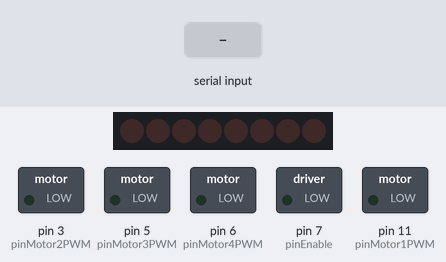
Recording of a sketch running on a simulated Arduino Nano, built with avr-gcc and run on an emulated ATmega328P. Shown: 8 shift-register outputs drawn as a row of LEDs (first output left, lit = HIGH), switched loads named in the sketch (green lamp = pin HIGH). Wiring (inferred from the names in the program): shift register (74HC595): data pin 8; shift clock pin 4; latch pin 12. Wiring (inferred from the signals the program sends): row of LEDs: on Q0, Q1, Q2, Q3, Q4, Q5, Q6, Q7. The inputs (shaded band) are chosen by the test bench. Pins used as bus, display or sensor lines are not drawn; what the sketch prints to the serial monitor is not drawn.

Above: at 3.3 s.
3.4 s: "A" received over Serial
At 3.8 s:
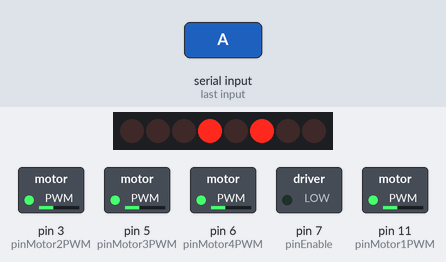
4.9 s: "D" received over the second serial link
At 6.1 s:
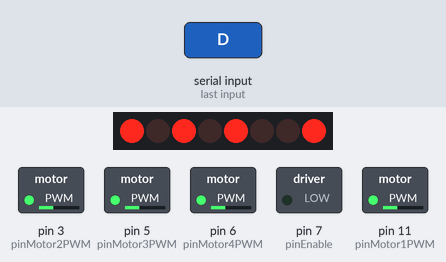
6.4 s: "E" received over Serial
At 7.7 s:
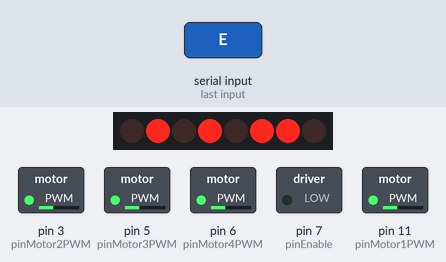
Timing chart, 0 to 9.4 s (numbered marks = the images above; inputs shaded):
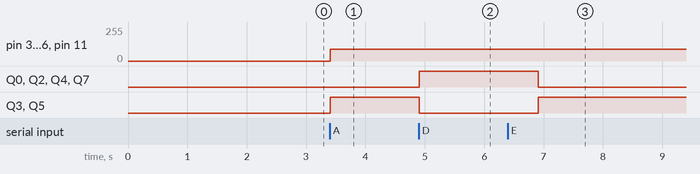

The sketch:

Mecanum_Wheels.ino
```cpp
/**
   AUTHOR: Erivelto Clénio da Costa e Silva (OTLEVIRE)
   IMPLEMENTED DATE: 30/05/2023
   OBJECTIVE: This is a basic program to an robotic car  using mecanum wheels.
   MICROCONTROLLER USED: Arduino Nano
   MODULES USED: SHIELD L293 for motor control
*/

////////////////////////////// LIBRARIES ////////////////////////////////
#include <SoftwareSerial.h>
/////////////////////////////////////////////////////////////////////////

//////////////////////////////// DEFINITIONS ////////////////////////////
#define RX 2
#define TX 13

#define pinSH_CP  4   //Pino Clock  DIR_CLK
#define pinST_CP  12  //Pino Latch  DIR_LATCH
#define pinDS     8   //Pino Data   DIR_SER
#define pinEnable 7   //Pino Enable DIR_EN

#define pinMotor1PWM 11
#define pinMotor2PWM 3
#define pinMotor3PWM 5
#define pinMotor4PWM 6

#define qtdeCI   1

#define M_Frente_D_B 2
#define M_Frente_D_A 3
#define M_Frente_E_B 1
#define M_Frente_E_A 4
#define M_Tras_E_A 5
#define M_Tras_E_B 7
#define M_Tras_D_A 0
#define M_Tras_D_B 6
/////////////////////////////////////////////////////////////////////////

////////////////////////////// OBEJECTS ////////////////////////////////
SoftwareSerial bluetooth(RX, TX); // RX, TX
////////////////////////////////////////////////////////////////////////

/////////////////////// FUNCTION PROTOTYPES ////////////////////////////
void tras();
void parar();
void frente();
void direita();
void esquerda();
void rotacaoEsquerda();
void rotacaoDireita();
void diagonalDireitaTras();
void diagonalDireitaFrente();
void diagonalEsquerdaTras();
void diagonalEsquerdaFrente();
void receberDados();
void delayPWM(unsigned long tempo);
void ci74HC595Write(byte pino, bool estado);
////////////////////////////////////////////////////////////////////////

////////////////////////////////////////////////////////////////////////
void setup() {
   pinMode(pinSH_CP, OUTPUT);
   pinMode(pinST_CP, OUTPUT);
   pinMode(pinEnable, OUTPUT);
   pinMode(pinDS, OUTPUT);

   pinMode(pinMotor1PWM, OUTPUT);
   pinMode(pinMotor2PWM, OUTPUT);
   pinMode(pinMotor3PWM, OUTPUT);
   pinMode(pinMotor4PWM, OUTPUT);

   digitalWrite(pinEnable, LOW);
  delay(100);
  Serial.begin(9600);
  delay(1000);
  bluetooth.begin(9600);
  delay(1000);
  Serial.println(" ## SISTEMA LIGADO, TUDO PRONTO! ##");
}

////////////////////////////////////////////////////////////////////////
void loop() {
  // put your main code here, to run repeatedly:
  receberDados();
  delay(20);
}


////////////////////////////////////////////////////////////////////////
void receberDados()
{
  String numero="";
  if(bluetooth.available())
  {
    while(bluetooth.available())
    {
        char rx = bluetooth.read();
        Serial.println("RECEBIDO:"+rx);
        switch(rx){
          case 'A': diagonalEsquerdaFrente();break;
          case 'B': diagonalDireitaFrente();;break;
          case 'C': diagonalDireitaTras();break;
          case 'D': direita();break;
          case 'E': esquerda();break;
          case 'F': frente();break;
          case 'T': tras();break;
          case 'P': parar();break;
          case 'G': diagonalEsquerdaTras();break;
        }
    }
  }

  if(Serial.available())
  {
    while(Serial.available())
    {
        char rx = Serial.read();
        Serial.println("RECEBIDO:"+rx);
        switch(rx){
          case 'A': diagonalEsquerdaFrente();break;
          case 'B': diagonalDireitaFrente();;break;
          case 'C': diagonalDireitaTras();break;
          case 'D': direita();break;
          case 'E': esquerda();break;
          case 'F': frente();break;
          case 'T': tras();break;
          case 'P': parar();break;
          case 'G': diagonalEsquerdaTras();break;
        }
        delayPWM(1000);
    }
  }
}

////////////////////////////////////////////////////////////////////////
void diagonalEsquerdaFrente()
{
 ci74HC595Write(M_Frente_E_A, LOW);
  ci74HC595Write(M_Frente_E_B, LOW);

  ci74HC595Write(M_Frente_D_A, HIGH);
  ci74HC595Write(M_Frente_D_B, LOW);

  ci74HC595Write(M_Tras_E_A, HIGH);
  ci74HC595Write(M_Tras_E_B, LOW);

  ci74HC595Write(M_Tras_D_A, LOW);
  ci74HC595Write(M_Tras_D_B, LOW);
}

/////////////////////////////////////////////////////////////////////
void diagonalDireitaFrente()
{
  ci74HC595Write(M_Frente_E_A, HIGH);
  ci74HC595Write(M_Frente_E_B, LOW);

  ci74HC595Write(M_Frente_D_A, LOW);
  ci74HC595Write(M_Frente_D_B, LOW);

  ci74HC595Write(M_Tras_E_A, LOW);
  ci74HC595Write(M_Tras_E_B, LOW);

  ci74HC595Write(M_Tras_D_A, HIGH);
  ci74HC595Write(M_Tras_D_B, LOW);
}

////////////////////////////////////////////////////////////////////////
void diagonalDireitaTras()
{
  ci74HC595Write(M_Frente_E_A, LOW);
  ci74HC595Write(M_Frente_E_B, LOW);

  ci74HC595Write(M_Frente_D_A, LOW);
  ci74HC595Write(M_Frente_D_B, HIGH);

  ci74HC595Write(M_Tras_E_A, LOW);
  ci74HC595Write(M_Tras_E_B, HIGH);

  ci74HC595Write(M_Tras_D_A, LOW);
  ci74HC595Write(M_Tras_D_B, LOW);
}

////////////////////////////////////////////////////////////////////////
void direita()
{
  ci74HC595Write(M_Frente_E_A, HIGH);
  ci74HC595Write(M_Frente_E_B, LOW);

  ci74HC595Write(M_Frente_D_A, LOW);
  ci74HC595Write(M_Frente_D_B, HIGH);

  ci74HC595Write(M_Tras_E_A, LOW);
  ci74HC595Write(M_Tras_E_B, HIGH);

  ci74HC595Write(M_Tras_D_A, HIGH);
  ci74HC595Write(M_Tras_D_B, LOW);
  delayPWM(2000);
}

////////////////////////////////////////////////////////////////////////
void esquerda()
{
  ci74HC595Write(M_Frente_E_A, LOW);
  ci74HC595Write(M_Frente_E_B, HIGH);

  ci74HC595Write(M_Frente_D_A, HIGH);
  ci74HC595Write(M_Frente_D_B, LOW);

  ci74HC595Write(M_Tras_E_A, HIGH);
  ci74HC595Write(M_Tras_E_B, LOW);

  ci74HC595Write(M_Tras_D_A, LOW);
  ci74HC595Write(M_Tras_D_B, HIGH);
}

////////////////////////////////////////////////////////////////////////
void frente()
{
  ci74HC595Write(M_Frente_E_A, HIGH);
  ci74HC595Write(M_Frente_E_B, LOW);

  ci74HC595Write(M_Frente_D_A, HIGH);
  ci74HC595Write(M_Frente_D_B, LOW);

  ci74HC595Write(M_Tras_E_A, HIGH);
  ci74HC595Write(M_Tras_E_B, LOW);

  ci74HC595Write(M_Tras_D_A, HIGH);
  ci74HC595Write(M_Tras_D_B, LOW);
  //delayPWM(2000);
}


////////////////////////////////////////////////////////////////////////
void tras()
{
  ci74HC595Write(M_Frente_E_A, LOW);
  ci74HC595Write(M_Frente_E_B, HIGH);

  ci74HC595Write(M_Frente_D_A, LOW);
  ci74HC595Write(M_Frente_D_B, HIGH);

  ci74HC595Write(M_Tras_E_A, LOW);
  ci74HC595Write(M_Tras_E_B, HIGH);

  ci74HC595Write(M_Tras_D_A, LOW);
  ci74HC595Write(M_Tras_D_B, HIGH);
  //delayPWM(2000);
}

////////////////////////////////////////////////////////////////////////
void parar()
{
  ci74HC595Write(M_Frente_E_A, LOW);
  ci74HC595Write(M_Frente_E_B, LOW);

  ci74HC595Write(M_Frente_D_A, LOW);
  ci74HC595Write(M_Frente_D_B, LOW);

  ci74HC595Write(M_Tras_E_A, LOW);
  ci74HC595Write(M_Tras_E_B, LOW);

  ci74HC595Write(M_Tras_D_A, LOW);
  ci74HC595Write(M_Tras_D_B, LOW);
}

////////////////////////////////////////////////////////////////////////
void diagonalEsquerdaTras()
{
  ci74HC595Write(M_Frente_E_A, LOW);
  ci74HC595Write(M_Frente_E_B, HIGH);

  ci74HC595Write(M_Frente_D_A, LOW);
  ci74HC595Write(M_Frente_D_B, LOW);

  ci74HC595Write(M_Tras_E_A, LOW);
  ci74HC595Write(M_Tras_E_B, LOW);

  ci74HC595Write(M_Tras_D_A, LOW);
  ci74HC595Write(M_Tras_D_B, HIGH);
}

////////////////////////////////////////////////////////////////////////
void rotacaoDireita()
{
  ci74HC595Write(M_Frente_E_A, HIGH);
  ci74HC595Write(M_Frente_E_B, LOW);

  ci74HC595Write(M_Frente_D_A, LOW);
  ci74HC595Write(M_Frente_D_B, HIGH);

  ci74HC595Write(M_Tras_E_A, HIGH);
  ci74HC595Write(M_Tras_E_B, LOW);

  ci74HC595Write(M_Tras_D_A, LOW);
  ci74HC595Write(M_Tras_D_B, HIGH);

}

////////////////////////////////////////////////////////////////////////
void rotacaoEsquerda()
{
  ci74HC595Write(M_Frente_E_A, LOW);
  ci74HC595Write(M_Frente_E_B, HIGH);

  ci74HC595Write(M_Frente_D_A, HIGH);
  ci74HC595Write(M_Frente_D_B, LOW);

  ci74HC595Write(M_Tras_E_A, LOW);
  ci74HC595Write(M_Tras_E_B, HIGH);

  ci74HC595Write(M_Tras_D_A, HIGH);
  ci74HC595Write(M_Tras_D_B, LOW);

}


////////////////////////////////////////////////////////////////////////
void ci74HC595Write(byte pino, bool estado) {
  static byte ciBuffer[qtdeCI];
  bitWrite(ciBuffer[pino / 8], pino % 8, estado);
  digitalWrite(pinST_CP, LOW); //Inicia a Transmissão
  digitalWrite(pinDS, LOW);    //Apaga Tudo para Preparar Transmissão
  digitalWrite(pinSH_CP, LOW);

  for (int nC = qtdeCI-1; nC >= 0; nC--) {
      for (int nB = 7; nB >= 0; nB--) {

          digitalWrite(pinSH_CP, LOW);  //Baixa o Clock

          digitalWrite(pinDS,  bitRead(ciBuffer[nC], nB) );     //Escreve o BIT

          digitalWrite(pinSH_CP, HIGH); //Eleva o Clock
          digitalWrite(pinDS, LOW);     //Baixa o Data para Previnir Vazamento
      }
  }
  digitalWrite(pinST_CP, HIGH);  //Finaliza a Transmissão
}

////////////////////////////////////////////////////////////////////////
void delayPWM(unsigned long tempo) {
unsigned long inicio = millis();
byte valA0;

  while ( (millis() - inicio) < tempo ) {
     valA0 = 90;
     analogWrite(pinMotor1PWM, valA0);
     analogWrite(pinMotor2PWM, valA0);
     analogWrite(pinMotor3PWM, valA0);
     analogWrite(pinMotor4PWM, valA0);
  }
}
```

Measured:
- after the input at 3.4 s, pin 3 (pinMotor2PWM), pin 5 (pinMotor3PWM), pin 6 (pinMotor4PWM), pin 11 (pinMotor1PWM): 0/255 → 90/255 at once; Q3, Q5: LOW → HIGH at once
- after the input at 4.9 s, Q0, Q2, Q4, Q7: LOW → HIGH at once; Q3, Q5: HIGH → LOW at once
- after the input at 6.4 s, Q0, Q2, Q4, Q7: HIGH → LOW after 0.51 s; Q3, Q5: LOW → HIGH after 0.51 s
